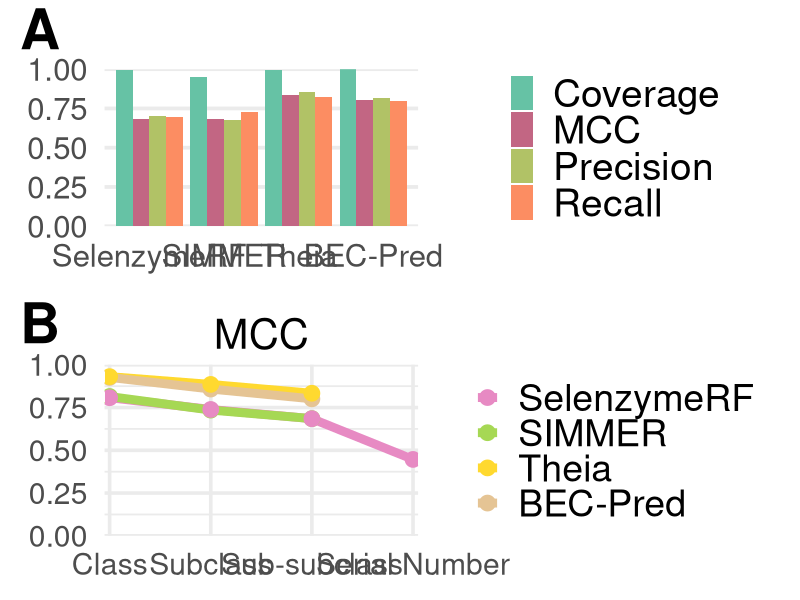

Source code (R):
# ================================ #
# Libraries
# ================================ #
library(ggplot2)
library(dplyr)
library(tidyr)
library(readr)
library(stringr)
library(cowplot)

# ================================ #
# Data Preparation
# ================================ #
# Read evaluation summary
data_eval <- read_csv("results/Case2/results-metanetx/evaluation_summary_metanetx.csv")

# EC class names & colors
ec_class_names <- c(
  '1' = 'Oxidoreductases',
  '2' = 'Transferases',
  '3' = 'Hydrolases',
  '4' = 'Lyases',
  '5' = 'Isomerases',
  '6' = 'Ligases',
  '7' = 'Translocases'
)

class_color_map <- c(
  'Oxidoreductases' = '#f3aa7c',
  'Transferases'   = '#a5dbbc',
  'Hydrolases'     = '#8adadf',
  'Lyases'         = '#f3e57c',
  'Isomerases'     = '#E58A98',
  'Ligases'        = '#a5a9db',
  'Translocases'   = '#C2C2C2'
)

data_eval <- data_eval %>%
  mutate(
    ec_class = as.factor(ec_class),
    ec_class_name = ec_class_names[as.character(ec_class)]
  )

# Methods & metrics
method_order <- c("SelenzymeRF", "SIMMER", "Theia", "BEC-Pred")

metric_labels <- c(
  "coverage" = "Coverage",
  "overall_precision" = "Precision",
  "overall_recall" = "Recall",
  "overall_mcc" = "MCC"
)

metric_colors <- c(
  "Coverage"  = "#66c2a5",
  "Precision" = "#B1C266",
  "Recall"    = "#fc8d62",
  "MCC"       = "#C26683"
)

method_colors_c <- c(
  "SelenzymeRF" = "#E78AC3",
  "SIMMER"      = "#A6D854",
  "Theia"       = "#FFD92F",
  "BEC-Pred"    = "#E5C494"
)

# ================================ #
# Panel A: Summary Metrics Bar Plot
# ================================ #
summary_metrics <- data_eval %>%
  distinct(method, coverage, overall_precision, overall_recall, overall_mcc) %>%
  pivot_longer(
    cols = c(coverage, overall_precision, overall_recall, overall_mcc),
    names_to = "metric",
    values_to = "value"
  ) %>%
  mutate(
    method = factor(method, levels = method_order),
    metric = metric_labels[metric]
  ) %>%
  filter(method %in% method_order)

panel_a <- ggplot(summary_metrics, aes(x = method, y = value, fill = metric)) +
  geom_bar(stat = "identity", position = "dodge") +
  scale_fill_manual(values = metric_colors, name = NULL) +
  scale_y_continuous(
    limits = c(0, 1),
    breaks = seq(0, 1, 0.25),
    expand = c(0, 0)
  ) +
  labs(x = NULL, y = NULL) +
  theme_minimal(base_size = 28) +
  theme(
    axis.text.x = element_text(angle = 0, hjust = 0.5),
    legend.text = element_text(size = 28),
    panel.grid.major.x = element_blank(),
    panel.grid.minor = element_blank(),
    plot.margin = margin(t = 50, r = 20, b = 20, l = 20)
  )

# ================================ #
# Panel B: MCC by EC Level
# ================================ #
mcc_df <- data_eval %>%
  select(method, mcc_class, mcc_subclass, mcc_subsubclass, mcc_full) %>%
  group_by(method) %>%
  summarise(across(everything(), mean, na.rm = TRUE)) %>%
  pivot_longer(
    cols = c(mcc_class, mcc_subclass, mcc_subsubclass, mcc_full),
    names_to = "level",
    values_to = "MCC"
  ) %>%
  mutate(
    level = factor(
      level,
      levels = c("mcc_class", "mcc_subclass", "mcc_subsubclass", "mcc_full"),
      labels = c("Class", "Subclass", "Sub-subclass", "Serial Number")
    ),
    method = factor(method, levels = method_order)
  ) %>%
  group_by(method) %>%
  mutate(
    # If Serial Number MCC = 0, replace with NA to break the line
    MCC = ifelse(level == "Serial Number" & MCC == 0, NA, MCC)
  ) %>%
  ungroup()

panel_b <- ggplot(mcc_df, aes(x = level, y = MCC, color = method, group = method)) +
  geom_line(size = 3, na.rm = TRUE) +
  geom_point(size = 5, na.rm = TRUE) +
  scale_x_discrete(expand = expansion(add = 0.05)) +
  scale_y_continuous(
    limits = c(0, 1),
    breaks = seq(0, 1, 0.25),
    expand = c(0, 0)
  ) +
  scale_color_manual(values = method_colors_c, name = NULL) +
  labs(title = "MCC", x = NULL, y = NULL) +
  theme_minimal(base_size = 27) +
  theme(
    plot.title = element_text(size = 30, hjust = 0.5, margin = margin(b = 5)),
    legend.position = "right",
    legend.text = element_text(size = 27)
  )


# ================================ #
# Final combined plot with labels
# ================================ #
final_plot_ab <- plot_grid(
  panel_a, panel_b,
  ncol = 1,
  rel_heights = c(1, 1),
  align = "v"
)

final_plot_labeled <- ggdraw(final_plot_ab) +
  draw_plot_label(
    label = c("A", "B"),
    x = c(0, 0),
    y = c(1, 0.51),
    hjust = -0.5, vjust = 1.2,
    size = 40,
    fontface = "bold"
  )

# ================================ #
# Save
# ================================ #
ggsave(
  filename = "/scratch/jarcagniriv/ECNumberPrediction/results/Case2/results-metanetx/case2_plot.png",
  plot = final_plot_labeled,
  width = 18, height = 14, dpi = 300, bg = "white"
)
